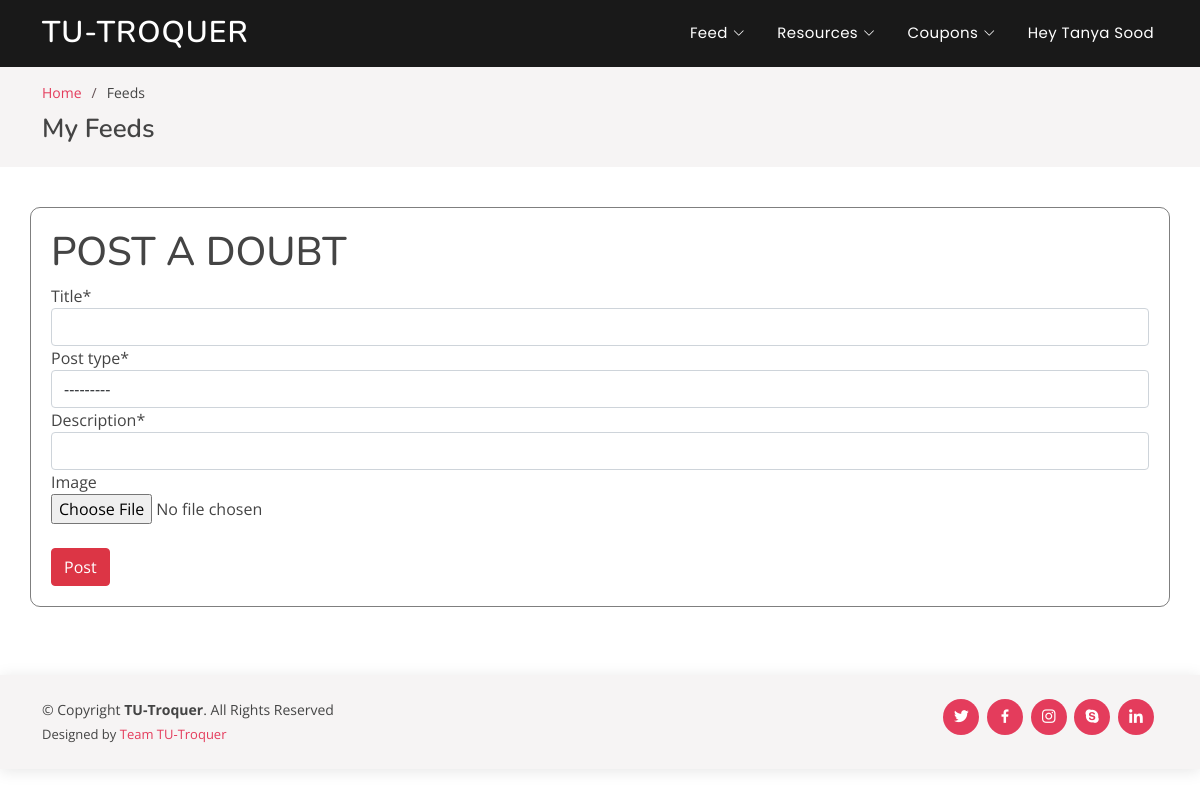
The app's page /my/feeds/ (signed in), older data.
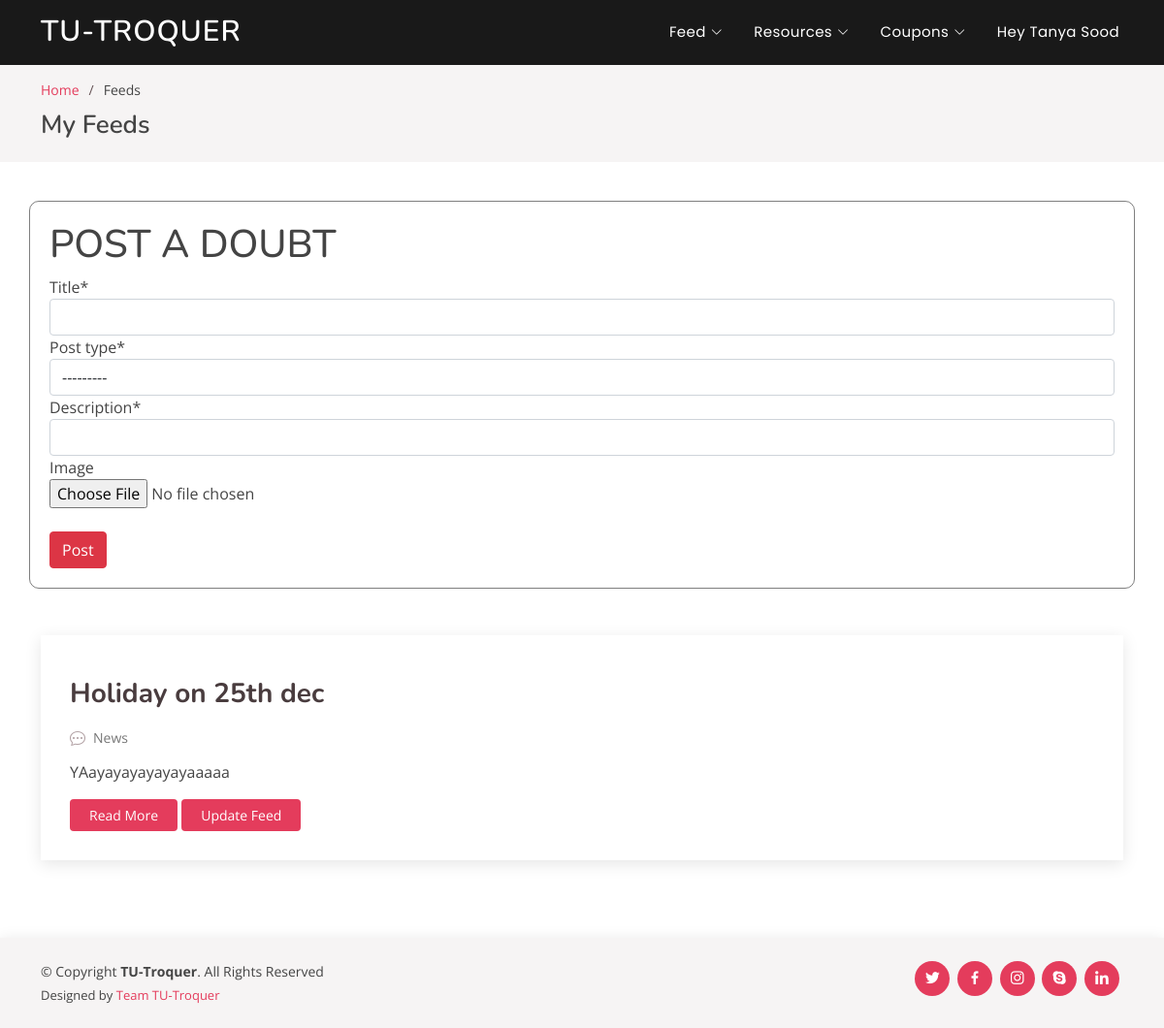
The same page, newer data.
### home/models.py (models this page shows, shortened)
class Feed(models.Model):
	post_type = (('Doubt', 'Doubt'),
				('News', 'News'),)
	author 				= models.ForeignKey(User, related_name = 'author', on_delete=models.CASCADE, null=True)
	title 				= models.CharField(max_length=50)
	post_type			= models.CharField(choices=post_type, max_length=5)
	description			= models.CharField(max_length=500)
	image 				= models.ImageField(default='feed/default.jpg', upload_to='feed/', null=True, blank=True)

### home/views.py (the view)
# urls.py: path('my/feeds/', 							my_post, 			name='my_feeds'),
@login_required
def my_post(request):
	if(request.method == 'POST'):
		form = AnswerForm(request.POST, request.FILES)
		if form.is_valid():
			form.instance.author = request.user
			form.save()
	form = AnswerForm()
	feeds   = Feed.objects.filter(author=request.user)
	context = {
		'form' : form,
		'feeds'	 : feeds,
	}
	return render(request, 'home/my_feeds.html', context)

### home/forms.py
class AnswerForm(forms.ModelForm):
	class Meta():
		model = Feed
		fields = ['title', 'post_type', 'description', 'image']

### home/templates/home/my_feeds.html (shortened to what this page needs)
{% extends "home/base.html" %}
{% load static %}
{% load crispy_forms_tags %}
{% block body %}
  <main id="main">
    <section id="breadcrumbs" class="breadcrumbs">
      <div class="container">
        <ol>
          <li><a href="{% url 'feeds' %}">Home</a></li>
          <li>Feeds</li>
        </ol>
        <h2>My Feeds</h2>
      </div>
    </section>
    <section id="blog" class="blog">
      <div class="container" data-aos="fade-up">
        <div class="row">
          <div class="col-lg-12 mt-5 mt-lg-0" style="border: solid 1px rgba(0,0,0,0.5); padding: 20px; border-radius:10px;">
            <h1>POST A DOUBT</h1>
            <form method="POST" enctype="multipart/form-data">
              {{ form|crispy }}
              <br>
              <button class="btn btn-danger" type="submit" value="Post">Post</button>
            </form>
          </div>
          <div class="col-lg-12 mt-5 entries">
            {% for feed in feeds %}
            <article class="entry">
              <div class="entry-img">
              </div>
              <h2 class="entry-title">
                <a href="{% url 'feed_details' feed.id %}">{{feed.title}}</a>
              </h2>
              <div class="entry-meta">
                <ul>
                  <li class="d-flex align-items-center"><i class="bi bi-chat-dots"></i> <a>{{feed.post_type}}</a></li>
                </ul>
              </div>
              <div class="entry-content">
                <p> {{feed.description}}
                </p>
                <div style="display: flex;">
                  <div class="read-more">
                    <a href="{% url 'feed_details' feed.id %}">Read More</a>
                  </div> &nbsp
                  <div class="read-more">
                    <a href="{% url 'update_feed' feed.id%}">Update Feed</a>
                  </div>
                  </div>
              </div>
            </article>
            {% endfor %}
        </div>
      </div>
    </section>
  </main>
{% endblock body %}

Row changes from the older to the newer data that the page shows:
added Feed: title "Holiday on 25th dec", post_type "News", description "YAayayayayayayaaaaa"
